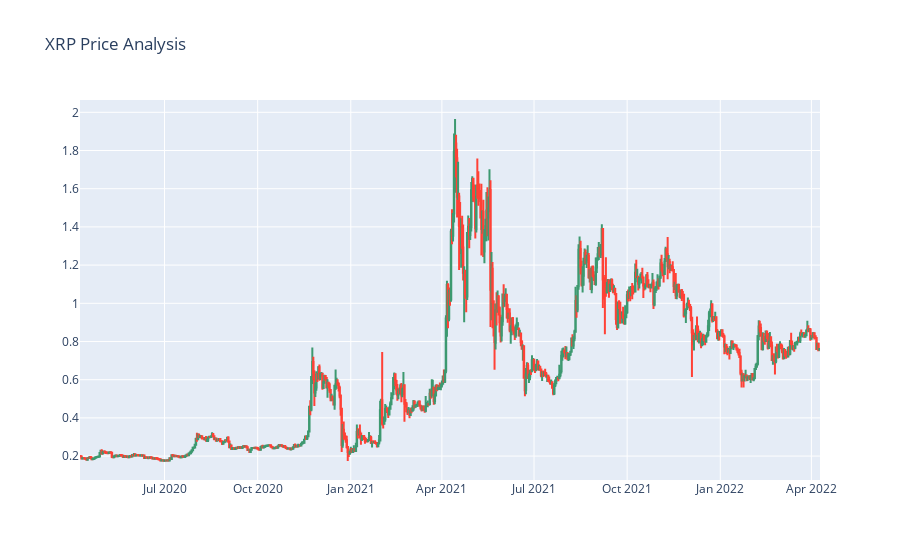

Write notebook code for a chart like this one.
### Code cell
import plotly.graph_objects as go
figure = go.Figure(data=[go.Candlestick(x=data["Date"],
                                        open=data["Open"], 
                                        high=data["High"],
                                        low=data["Low"], 
                                        close=data["Close"])])
figure.update_layout(title = "XRP Price Analysis", 
                     xaxis_rangeslider_visible=False)
figure.show(legend= True)

### Figure 1 — Plotly figure (JSON) as saved in the notebook; plotly's stock layout.template omitted (floating-point values rounded to 4 significant figures; data arrays with more than 128 entries replaced by an {"elided": "..."} marker saying what was removed)
{"data": [{"close": {"elided": "731 float values"}, "high": {"elided": "731 float values"}, "low": {"elided": "731 float values"}, "open": {"elided": "731 float values"}, "type": "candlestick", "x": {"elided": "731 str values"}}], "layout": {"autosize": true, "title": {"text": "XRP Price Analysis"}, "xaxis": {"autorange": true, "range": ["2020-04-08 12:00", "2022-04-09 12:00"], "rangeslider": {"visible": false, "yaxis": {}}, "type": "date"}, "yaxis": {"autorange": true, "range": [0.07475, 2.064]}}}
